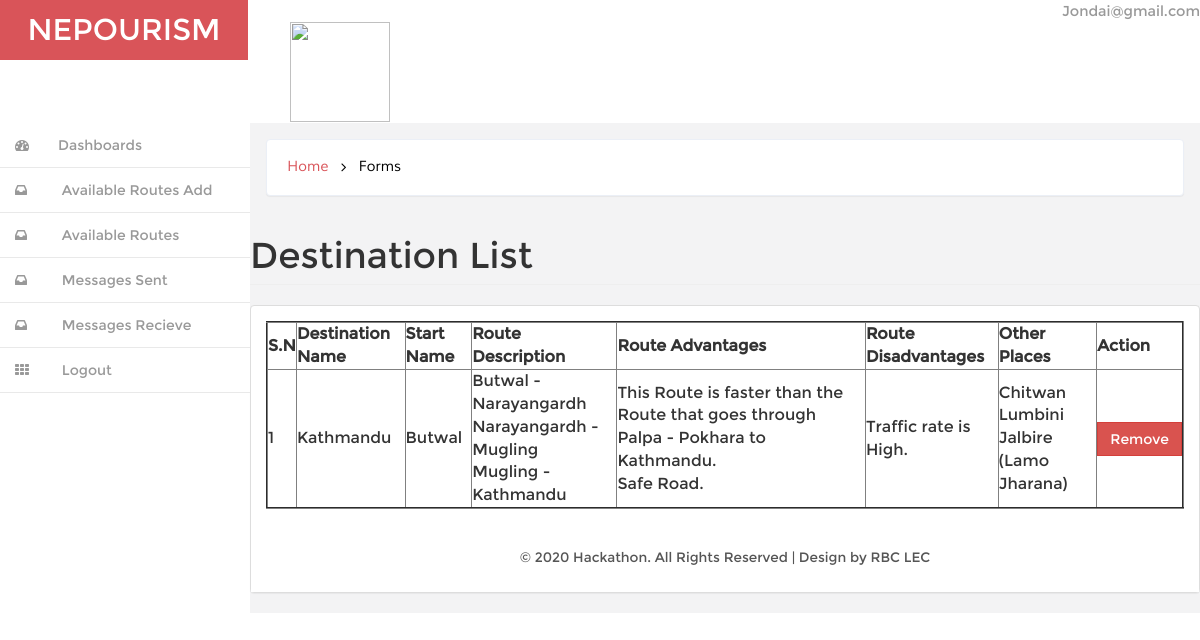
Page /admin/availableroute (signed in) on the committed database.
### tables this page shows
CREATE TABLE `tbl_available` (
  `id` int(11) NOT NULL,
  `admin_email` varchar(100) DEFAULT NULL,
  `route_id` int(11) DEFAULT NULL
);

CREATE TABLE `tbl_route` (
  `id` int(11) NOT NULL,
  `dest_name` varchar(100) NOT NULL,
  `start_name` varchar(100) NOT NULL,
  `route_desc` text NOT NULL,
  `adv_routes` text NOT NULL,
  `des_routes` text NOT NULL,
  `other_places` varchar(100) NOT NULL
);

### admin/controller/admincontroller.php (called while the page is built, shortened)
<?php
class admincontroller extends controller
{
	function __construct()
	{
		$this->route=$this->loadmodel("route");
		$this->available=$this->loadmodel("available");
	}
	function availableroute()
	{
		$this->available->admin_email=sessionhelper::get('admin');
		$this->output1=$this->available->availablerouteadmin();
		$this->loadview("availableroutes");
	}
			}
?>

### admin/config/config.php (called while the page is built, shortened)
<?php
function base_url($atRoot=FALSE, $atCore=FALSE, $parse=FALSE) {
        if (isset($_SERVER['HTTP_HOST'])) {
            $http = isset($_SERVER['HTTPS']) && strtolower($_SERVER['HTTPS']) !== 'off' ? 'https' : 'http';
            $hostname = $_SERVER['HTTP_HOST'];
            $dir =  str_replace(basename($_SERVER['SCRIPT_NAME']), '', $_SERVER['SCRIPT_NAME']);
            $core = preg_split('@/@', str_replace($_SERVER['DOCUMENT_ROOT'], '', realpath(dirname(__FILE__))), NULL, PREG_SPLIT_NO_EMPTY);
            $core = $core[0];
            $tmplt = $atRoot ? ($atCore ? "%s://%s/%s/" : "%s://%s/") : ($atCore ? "%s://%s/%s/" : "%s://%s%s");
            $end = $atRoot ? ($atCore ? $core : $hostname) : ($atCore ? $core : $dir);
            $base_url = sprintf( $tmplt, $http, $hostname, $end );
        }
        else $base_url = 'http://localhost/';
        return $base_url;
}
?>

### admin/session/session.class.php (called while the page is built, shortened)
<?php
class sessionhelper
{
	static function get($var)
	{
		return $_SESSION[$var];
	}
 }
 ?>

### admin/libs/model.php (called while the page is built, shortened)
<?php
class common{
	function __construct(){
		$this->con=new mysqli('localhost','root','','db_tourism');
	}
	function select($sql){
		$res=$this->con->query($sql);
		$data=[];
		if ($res->num_rows>0) {
			while ($row=$res->fetch_object()) {
				$data[]=$row;
			}
		}
		return $data;
	}
}
?>

### admin/model/available.model.php (called while the page is built, shortened)
<?php
class available extends common
{
	public $route_id,$admin_email;
	function availablerouteadmin()
	{
		$sql="select * from tbl_available where admin_email='$this->admin_email'";
		return $this->select($sql);
	}
}
?>

### admin/model/route.model.php (called while the page is built, shortened)
<?php
class route extends common
{
	function routedetail($route_id)
	{
		$sql="select * from tbl_route where id='$route_id'";
		return $this->select($sql);
	}
}

### admin/view/availableroutes.php (the view)
             <div class="banner">
               <h2>
                      <a href="index.html">Home</a>
                      <i class="fa fa-angle-right"></i>
                      <span>Forms</span>
                      </h2>
            </div>
<div class="row">
  <div class="col-lg-12">
    <h1 class="page-header">Destination List</h1>
  </div>
</div>
  <div class="row">
<div class="col-md-12">
  <div class="panel panel-default">
    <div class="panel-body">
      <table data-toggle="table" data-url="tables/data1.json"  data-show-refresh="true" data-show-toggle="true" data-show-columns="true" data-search="true" data-select-item-name="toolbar1" data-pagination="true" data-sort-name="name" border="2">
               <thead>
    <tr>
      <th data-field="sn">S.N</th>
                      <th data-field="sem">Destination Name</th>
                      <th data-field="pro">Start Name</th>
                      <th data-field="sem"> Route Description</th>
                      <th data-field="sem">Route Advantages</th>
                    <th data-field="Faculty Name">Route Disadvantages</th>
                    <th data-field="Faculty Name">Other Places</th>
                    <th data-field="Remove">Action</th>
    </tr></thead>
               <tbody>
                      <?php
                      $sn=0;
                      foreach($this->output1 as $ou)
                      {
                        $o=$this->route->routedetail($ou->route_id);
                             $sn++;
                             echo "<tr><td>$sn</td>";
                             echo "<td>".$o[0]->dest_name."</td>";
                             echo "<td>".$o[0]->start_name."</td>";
                             echo "<td>".$o[0]->route_desc."</td>";
                             echo "<td>".$o[0]->adv_routes."</td>";
                             echo "<td>".$o[0]->des_routes."</td>";
                             echo "<td>".$o[0]->other_places."</td>";
                             echo "<td><a href='remove?id=".$o[0]->id."' class='btn btn-danger'>Remove</td>";
                      }
                      ?>
               </tbody>
  </table>
 </div>

### admin/index.php (shortened to what this page needs)
<?php
require_once 'config/config.php';
require_once 'libs/controller.php';
require_once 'libs/model.php';
require_once 'session/session.class.php';
$url=[];
if(isset($_GET['p'])){
$url=explode('/',$_GET['p']);
}
else
{
	$url[0]='index';
}
$count=count($url);
if ($count==1) {
	require_once "controller/admincontroller.php";
	$admin=new admincontroller;
	if($url[0]=='index')
	{
		$admin->index();
	}
	else if($url[0]=='post.login')
	{
		$admin->login();
	}
	else if($url[0]=="dashboard")
	{
		$admin->dashboard();
	}
	else if($url[0]=="availableroute")
	{
		$admin->availableroute();
	}
}
?>

### admin/libs/controller.php (shortened to what this page needs)
<?php
class controller{
	function loadmodel($modelname){
		$path='model/'.$modelname.'.model'.'.php';
		return new $modelname;
	}
	function loadview($viewname,$header=true,$footer=true){
		$path='view/'.$viewname.'.php';
		if ($header) {
			require_once 'view/layout/header.php';
		}
		require_once $path;
		if ($footer) {
			require_once 'view/layout/footer.php';
		}
	}
}
?>

### admin/view/layout/header.php (shortened to what this page needs)
<!DOCTYPE HTML>
<html>
<head>
<link href="<?php echo base_url() ?>view/css/bootstrap.min.css" rel='stylesheet' type='text/css' />
<link href="<?php echo base_url() ?>view/css/style.css" rel='stylesheet' type='text/css' />
<link href="<?php echo base_url() ?>view/css/font-awesome.css" rel="stylesheet">
<link href="<?php echo base_url() ?>view/css/custom.css" rel="stylesheet">
</head>
<body>
<div id="wrapper">
        <nav class="navbar-default navbar-static-top" role="navigation">
             <div class="navbar-header">
               <h1> <a class="navbar-brand" href="index">NEPOURISM</a></h1>
			   </div>
			 <div class=" border-bottom">
        	<div class="full-left">
        	  <section class="full-top">
				<button id="toggle"><img src="<?php echo base_url().'view/images/logo.png' ?>" height="100px" width="100px"></button>
			</section>
            <div class="clearfix"> </div>
           </div>
		    <div class="drop-men" >
		        <ul class=" nav_1">
					<li class="dropdown">
		              <a href="#" class="dropdown-toggle dropdown-at" data-toggle="dropdown"><span class=" name-caret">
		              	<?php
		              $val=sessionhelper::get('admin');
		              echo $val;
		               ?>
		            </li>
		        </ul>
		     </div>
			<div class="clearfix">
     </div>
		    <div class="navbar-default sidebar" role="navigation">
                <div class="sidebar-nav navbar-collapse">
                <ul class="nav" id="side-menu">
                    <li>
                        <a href="<?php echo 'dashboard' ?>" class=" hvr-bounce-to-right"><i class="fa fa-dashboard nav_icon "></i><span class="nav-label">Dashboards</span> </a>
                    </li>
					 <li>
                        <a href="<?php echo 'addroutes' ?>" class=" hvr-bounce-to-right"><i class="fa fa-inbox nav_icon"></i> <span class="nav-label">Available Routes Add</span> </a>
                    </li>
                    <li>
                        <a href="<?php echo 'availableroute' ?>" class=" hvr-bounce-to-right"><i class="fa fa-inbox nav_icon"></i> <span class="nav-label">Available Routes</span> </a>
                    </li>
                    <li>
                         <a href="<?php echo 'sentmessage' ?>" class=" hvr-bounce-to-right"><i class="fa fa-inbox nav_icon"></i> <span class="nav-label">Messages Sent</span> </a>
                    </li>
                     <li>
                         <a href="<?php echo 'recievemessage' ?>" class=" hvr-bounce-to-right"><i class="fa fa-inbox nav_icon"></i> <span class="nav-label">Messages Recieve</span> </a>
                    </li>
                    <li>
                        <a href="<?php echo 'logout' ?>" class=" hvr-bounce-to-right"><i class="fa fa-th nav_icon"></i> <span class="nav-label">Logout</span> </a>
                    </li>
                </ul>
            </div>
			</div>
        </nav>
        <div id="page-wrapper" class="gray-bg dashbard-1">
       <div class="content-main">

### admin/view/layout/footer.php (shortened to what this page needs)
<div class="copy">
             <p> &copy; 2020 Hackathon. All Rights Reserved | Design by RBC LEC </p>	    </div>
	    </div>
		</div>
       </div>
     </div>
</body>
</html>

### admin/view/css/style.css (style rules this page uses)
h4, h5, h6, h1, h2, h3 { margin: 0; }
ul, ol { margin: 0;padding: 0; }
p { margin: 0; }
html, body { font-family:'Montserrat-Regular'; font-size: 100%; background:#F3F3F4; overflow-x: hidden; }
body a { transition:0.5s all; -webkit-transition:0.5s all; -moz-transition:0.5s all; -o-transition:0.5s all; -ms-transition:0.5s all; }
div#wrapper { background-color: #fff; }
.navbar-default.sidebar { background-color: #fff; }
h1 a.navbar-brand { color: #fff !important; font-size: 30px; font-weight: 500; padding: 20px 0px; background: #d95459; text-align: center; width:248px; height: 60px; }
i.nav_icon { color: #fff; margin-right:6px; }
.sidebar ul li a { color: #999; font-size:14px; }
.hvr-bounce-to-right { display: inline-block; vertical-align: middle; -webkit-transform: translateZ(0); transform: translateZ(0); box-shadow: 0 0 1px rgba(0, 0, 0, 0); -webkit-backface-visibility: hidden; backface-visibility: hidden; -moz-osx-font-smoothing: grayscale; position: relative; -webkit-transition-property: color; transition-property: color; -webkit-transition-duration: 0.5s; transition-duration: 0.5s; }
.hvr-bounce-to-right:before { content: ""; position: absolute; z-index: -1; top: 0; left: 0; right: 80%; bottom: 0; background:#7f8c8d; -webkit-transform: scaleX(0); transform: scaleX(0); -webkit-transform-origin: 0 50%; transform-origin: 0 50%; -webkit-transition-property: transform; transition-property: transform; -webkit-transition-duration: 0.5s; transition-duration: 0.5s; -webkit-transition-timing-function: ease-out; transition-timing-function: ease-out; }
.nav > li > a { color: #999; font-weight:500; padding: 0px 20px 0px 0px; font-size: 0.85em; border-bottom: 1px solid #E9E9E9; }
.nav > li > a i { margin-right: 14px; }
i.nav_icon { color: #999; padding: 15px; width: 44px; height: 44px; }
@media (min-width: 768px) { #page-wrapper { position: inherit; margin: 0 0 0 240px; min-height: 1000px; } }
a.dropdown-toggle.dropdown-at { border-bottom: none; }
.content-main { background-color: #F3F3F4; padding-top: 1em; }
.full-top { float:left; }
.border-bottom { background-color: #fff; }
.full-left { float: left; width: 40%; margin-left: 3%; margin-top: 1.3em; }
.full-left button { background: none; border: none; outline: none; color: #B3AEAE; font-size: 0.9em; }
.drop-men { float: right; }
.dropdown-at { padding: 0 !important; position: relative; color: #999; font-size: 0.9em; text-decoration: none ; }
.dropdown, .dropup { display: inline-block; padding:0; }
.banner { background: #fff; display: block; margin: 0em 1em ; padding:1em; border: 1px solid #ebeff6; border-color: #ebeff6; border-radius: 4px; -webkit-border-radius: 4px; -o-border-radius: 4px; -moz-border-radius: 4px; -ms-border-radius: 4px; -webkit-box-shadow: 0 1px 1px rgba(0,0,0,.05); box-shadow: 0 1px 1px rgba(0,0,0,.05); }
.banner h2 { font-size:0.9em; }
.banner h2 a { color:#D95459; text-decoration:none; font-family: 'Muli-Regular'; padding:0.3em ; }
.banner h2 span { color:#000; font-family: 'Muli-Regular'; padding:0.3em ; }
.banner h2 i { color:#000; vertical-align:middle; padding:0.3em ; }
.btn { border-radius: 0px; outline: none; }
.copy { background:#fff; text-align:center; padding:1.5em 0; }
.copy p, .copy-right p { font-size:0.85em; color:#555; }

### admin/view/css/custom.css (style rules this page uses)
#wrapper { width: 100%; }
#page-wrapper { min-height: 568px; }
@media (min-width:768px) { #page-wrapper { position: inherit; margin: 0 0 0 250px; } }
.sidebar .sidebar-nav.navbar-collapse { padding-right: 0; padding-left: 0; }
@media (min-width:768px) { .sidebar { z-index: 1; position: absolute; width: 250px; } }

### rows in the picture
tbl_available: route.dest_name "Kathmandu", route.start_name "Butwal", route.route_desc "Butwal - Narayangardh Narayangardh - Mugling Mugling - Kathmandu", route.adv_routes "This Route is faster than the Route that goes through Palpa - Pokhara to Kathmandu. Safe Road.", route.des_routes "Traffic rate is High.", route.other_places "Chitwan Lumbini Jalbire (Lamo Jharana)"

### other values in the picture
$val "Jondai@gmail.com"
